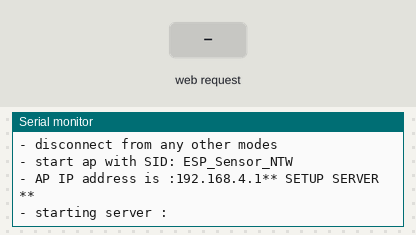
Bench run of a sketch on a simulated ESP8266 (NodeMCU). On the bench: the last lines printed to the serial monitor. Inputs (shaded band) come from the test bench. WiFi joins after 1.5 s; servers stay silent unless stated; uploads are accepted with an empty reply.

Above: at 1.2 s.
1.3 s: HTTP request GET /feed received
At 1.7 s:
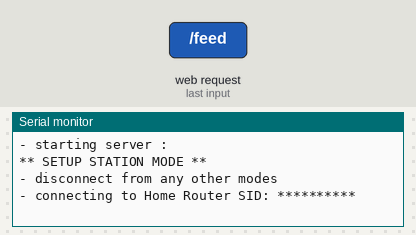
2.8 s: HTTP request GET /feed?temp1=120 received
4.3 s: HTTP request GET /feed?temp1=1 received
At 7.9 s:
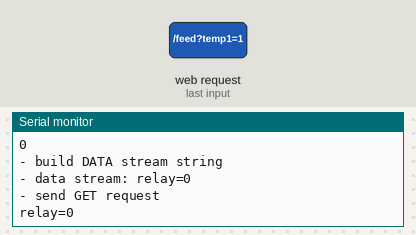
Timing chart, 0 to 9.4 s (numbered marks = the images above; inputs shaded):
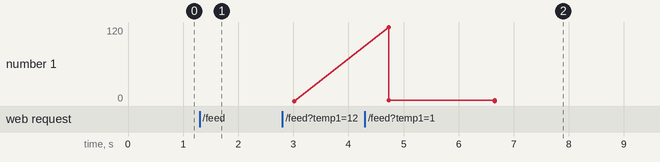

Measured:
- after the input at 1.3 s, the serial monitor: prints a new line at once (image 1)
- after the input at 4.3 s, the serial monitor: prints a new line after 2.4 s (image 2)

The sketch:

Server_trigger.ino
```cpp
/*
Server code to get temperature and humidity from clients and trigger the relay
*/
#include <ESP8266WiFi.h>
#include <ESP8266WebServer.h>
#include <ESP8266HTTPClient.h>

// IoT platform Credentials
String apiKey = "JO6TA09TG1OMZIYV";
const char* logServer = "api.thingspeak.com";

// Internet router credentials
const char* ssid = "ESP_Sensor_NTW";
const char* password = "espsensorntw";

// Relay ESP web-server address
int temp = 28;
String serverHost = "http://192.168.1.254:255/RELAY";
String data;
int relay=0;
String webString="";     // String to display
ESP8266WebServer server(80);

// Buffer for latest values
String btemp1 = "";
String bhum1 = "";
String btemp2 = "";
String bhum2 = "";


void setup() {
  Serial.begin(115200);
  WiFi.mode(WIFI_AP_STA);
  setupAccessPoint();
}
// Handling the / root web page from my server
void handle_index() {
  webString="Temperature Sensor 1: "+String(btemp1)+" C\n";   // Arduino has a hard time with float to string
  webString+="Humidity Sensor 1: "+String(bhum1)+"%\n";
  webString+="Temperature Sensor 2: "+String(btemp2)+" C\n";   // Arduino has a hard time with float to string
  webString+="Humidity Sensor 2: "+String(bhum2)+"%";
  server.send(200, "text/plain", webString);
  //server.send(200, "text/plain", "Welcome to J.A.R.V.I.S : Just A Rather Very Intelligent System");
}

// Handling the /feed page from my server
void handle_feed() {
  String t1 = server.arg("temp1");
  String h1 = server.arg("hum1");
  String t2 = server.arg("temp2");
  String h2 = server.arg("hum2");

  btemp1 = t1;
  bhum1 = h1;
  btemp2 = t2;
  bhum2 = h2;


  server.send(200, "text/plain", "J.A.R.V.I.S acknowledges the client");
  setupStMode(t1, h1, t2 ,h2);
}

void setupAccessPoint(){
  Serial.println("** SETUP ACCESS POINT **");
  Serial.println("- disconnect from any other modes");
  WiFi.disconnect();
  Serial.println("- start ap with SID: "+ String(ssid));
  WiFi.softAP(ssid, password);
  IPAddress myIP = WiFi.softAPIP();
  Serial.print("- AP IP address is :");
  Serial.print(myIP);
  setupServer();
}

void setupServer(){
  Serial.println("** SETUP SERVER **");
  Serial.println("- starting server :");
  server.on("/", handle_index);
  server.on("/feed", handle_feed);
  server.begin();
};

void setupStMode(String t1, String v1,String t2, String v2){
  Serial.println("** SETUP STATION MODE **");
  Serial.println("- disconnect from any other modes");
  WiFi.disconnect();
  Serial.println();
  Serial.println("- connecting to Home Router SID: **********");
  WiFi.begin("TIM-29404227", "TYf4DYqTAJ9WlomglG5XgvYd");
  while (WiFi.status() != WL_CONNECTED) {
    delay(500);
    Serial.print(".");
  }
  Serial.println();
  Serial.println("- succesfully connected");
  Serial.println("- starting client");

  WiFiClient client;

  Serial.println("- connecting to Database server: " + String(logServer));
  if (client.connect(logServer, 80)) {
    Serial.println("- succesfully connected");
    String postStr = apiKey;
    postStr += "&field1=";
    postStr += String(t1);
    postStr += "&field2=";
    postStr += String(v1);
    postStr += "&field3=";
    postStr += String(t2);
    postStr += "&field4=";
    postStr += String(v2);
    postStr += "\r\n\r\n";
    Serial.println("- sending data...");
    client.print("POST /update HTTP/1.1\n");
    client.print("Host: api.thingspeak.com\n");
    client.print("Connection: close\n");
    client.print("X-THINGSPEAKAPIKEY: " + apiKey + "\n");
    client.print("Content-Type: application/x-www-form-urlencoded\n");
    client.print("Content-Length: ");
    client.print(postStr.length());
    client.print("\n\n");
    client.print(postStr);
  }
  client.stop();
  Serial.println("- stopping the client");
  Serial.println("- check if triger is required");
  Serial.println(t1);
  btemp1.trim();
  int n = btemp1.toInt();
  Serial.println(n);
  triggerRequest(n);
  /** If your ESP does not respond you can just
  *** reset after each request sending
  Serial.println("- trying reset");
  ESP.reset();
  **/
}


void loop() {
  server.handleClient();
}


void triggerRequest(int n) {
  if (n != 0){
    if (n >= temp && relay == 0) {
      Serial.println("Turning on the relay..");
      relay =1;
      }
    else if(n < temp && relay == 1) {
        relay =0;
        Serial.println("Turning off the relay..");
      }
    else{
      return;
    }
  Serial.println(n);
  Serial.println(relay);
  Serial.println("- build DATA stream string");
  buildDataStream(relay);
  Serial.println("- send GET request");
  sendHttpRequest();
  }
}

void sendHttpRequest() {
  HTTPClient http;
  http.begin(serverHost);
  http.addHeader("Content-Type", "application/x-www-form-urlencoded");
  Serial.println(data);
  http.POST(data);
  http.writeToStream(&Serial);
  http.end();
}

void buildDataStream(int r) {
  data = "relay=";
  data += String(r);
  Serial.println("- data stream: "+data);
}
```
